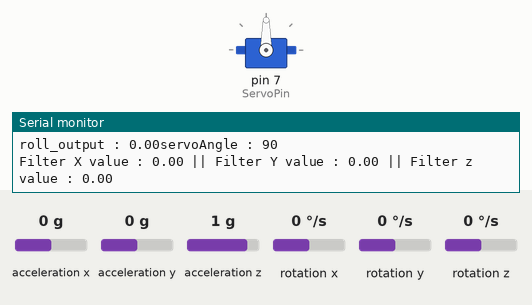
Simulated run of this sketch. Board: Arduino Uno, built with avr-gcc and run on an emulated ATmega328P. Shown: servo, the last lines printed to the serial monitor. Wiring (inferred from the names in the program): MPU-6050 motion sensor at I2C address 0x68. Inputs (shaded band) come from the test bench; at power-on: acceleration x 0 g, rotation y 0 °/s, acceleration z 1 g, acceleration y 0 g, rotation x 0 °/s, rotation z 0 °/s.

Above: at 3.3 s.
3.4 s: acceleration x set to -1.4 g
At 4.26 s:
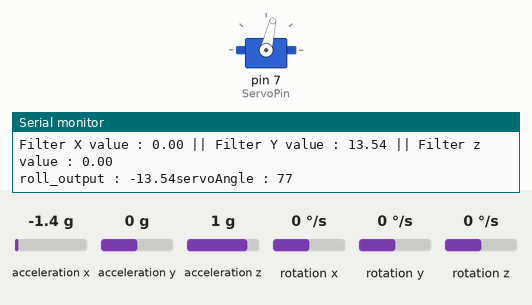
At 6.28 s:
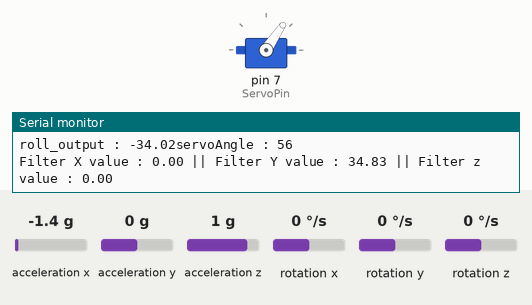
6.4 s: rotation y set to -100 °/s
8.2 s: rotation y set to -192 °/s
At 9.52 s:
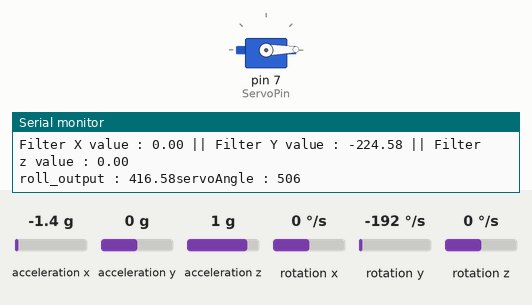
11.2 s: rotation y set to 192 °/s
14.2 s: rotation y set to -192 °/s
At 15.6 s:
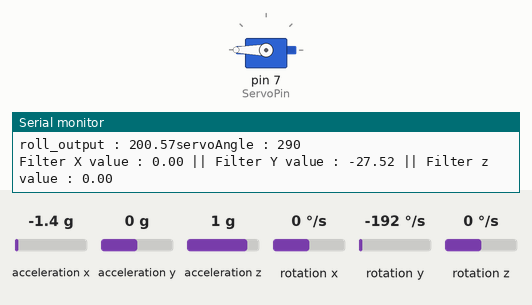
17.2 s: acceleration z set to 0 g
Timing chart, 0 to 21.2 s (numbered marks = the images above; inputs shaded):
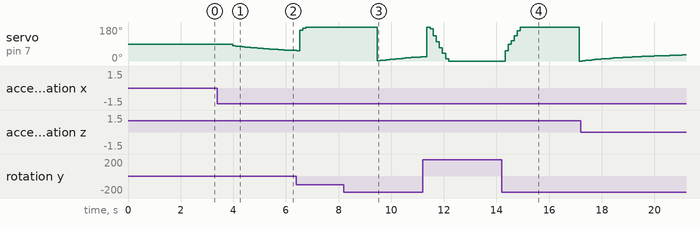

Measured:
- after the input at 3.4 s, servo on pin 7 (ServoPin): moves from 90° to 56° over 2.2 s, starting after 0.58 s
- after the input at 8.2 s, servo on pin 7 (ServoPin): 180° → 1° after 1.3 s, → 3° 0.12 s later, → 5° 0.12 s later, → 7° 0.12 s later, … (15 changes in this stretch)
- after the input at 14.2 s, servo on pin 7 (ServoPin): rises from 0° to 180° in 0.58 s, then falls to 0° in 2.2 s

The sketch:

ControlServoWithGyro.ino
```cpp
#include <Wire.h>
#include <Servo.h>

Servo servo;
int value = 0;

// SCL이 A5
// SDA는 A4

int ServoPin = 7;

#define THROTTLE_MAX 255
#define THROTTLE_MIN 0

//MSP프로토콜 설정//
enum{
  HEAD1,
  HEAD2,
  HEAD3,
  DATASIZE,
  CMD,
  ROLL,
  PICTH,
  YAW,
  THROTTLE,
  AUX,
  CRC,
  PACKETSIZE
};
uint8_t mspPacket[PACKETSIZE];

const int MPU_addr = 0x68; //MPU Address//
int16_t AcX, AcY, AcZ, Tmp, GyX, GyY, GyZ; //가속도 센서값, 자이로 센서값//

//세가지 형태의 Roll, Pitch, Yaw 각도를 저장하기 위한 변수//
float accel_angle_x, accel_angle_y, accel_angle_z;
//float gyro_angle_x, gyro_angle_y, gyro_angle_z;
float filtered_angle_x, filtered_angle_y, filtered_angle_z;

//메시지 출력을 위한 알려주는 변수. extern으로 선언 시 선언된 변수가 어딘가에 있다는 것을 아두이노 소프트웨어에 알릴 때 사용//
extern float roll_output, pitch_output, yaw_output;
extern float motorA_speed, motorB_speed, motorC_speed, motorD_speed;

//보정형 변수//
float baseAcX, baseAcY, baseAcZ;
float baseGyX, baseGyY, baseGyZ;

//시간관련 값//
float dt;
unsigned long t_now;
unsigned long t_prev;

//자이로 센서를 이용한 각도구하기//
float gyro_x, gyro_y, gyro_z;

//이중루프PID에서 제어할 변수들//
float roll_target_angle = 0.0;
float roll_angle_in;
float roll_rate_in;
float roll_stabilize_kp = 1;
float roll_stabilize_ki = 0;
float roll_rate_kp = 1;
float roll_rate_ki = 0;
float roll_stabilize_iterm;
float roll_rate_iterm;
float roll_output;

float pitch_target_angle = 0.0;
float pitch_angle_in;
float pitch_rate_in;
float pitch_stabilize_kp = 1;
float pitch_stabilize_ki = 0;
float pitch_rate_kp = 1;
float pitch_rate_ki = 0;
float pitch_stabilize_iterm;
float pitch_rate_iterm;
float pitch_output;

float yaw_target_angle = 0.0;
float yaw_angle_in;
float yaw_rate_in;
float yaw_stabilize_kp = 1;
float yaw_stabilize_ki = 0;
float yaw_rate_kp = 1;
float yaw_rate_ki = 0;
float yaw_stabilize_iterm;
float yaw_rate_iterm;
float yaw_output;

float base_roll_target_angle;
float base_pitch_target_angle;
float base_yaw_target_angle;

extern float roll_target_angle;
extern float pitch_target_angle;
extern float yaw_target_angle;

void setup() {
  servo.attach(ServoPin,500,1500);
  initMPU6050();
  Serial.begin(9600);
  calibAccelGyro();
  initDT();
  initYPR(); //Roll, Pitch, Yaw의 초기각도 값을 설정(평균을 구해 초기 각도로 설정, 호버링을 위한 목표 각도로 사용)
}

void loop() {
  // put your main code here, to run repeatedly:
  int degree;
  int servoAngle;

  readAccelGyro();
  calcDT();

  calcAccelYPR(); //가속도 센서 Roll, Pitch, Yaw의 각도를 구하는 루틴
  calcGyroYPR(); //자이로 센서 Roll, Pitch, Yaw의 각도를 구하는 루틴
  calcFilteredYPR(); //상보필터를 적용해 Roll, Pitch, Yaw의 각도를 구하는 루틴

  calcYPRtoDualPID();

  Serial.print("roll_output : ");
  Serial.print(roll_output);

  servoAngle = 90 + int(roll_output);
  Serial.print("servoAngle : ");
  Serial.println(servoAngle);
  if(servoAngle > 80 && servoAngle < 100) {
    servo.write(90);
  }
  else {
    servo.write(servoAngle);
  }

}

void initMPU6050(){
  Wire.begin();
  Wire.beginTransmission(MPU_addr);
  Wire.write(0x6B);
  Wire.write(0);
  Wire.endTransmission(true); //I2C의 제어권을 반환
}

void calibAccelGyro(){
  float sumAcX = 0;
  float sumAcY = 0;
  float sumAcZ = 0;
  float sumGyX = 0;
  float sumGyY = 0;
  float sumGyZ = 0;

  readAccelGyro();

  //초기 보정값은 10번의 가속도 자이로 센서의 값을 받아 해당 평균값을 가진다.
  for(int i=0; i<10; i++){
    readAccelGyro();

    sumAcX += AcX, sumAcY += AcY, sumAcZ += AcZ;
    sumGyX += GyX, sumGyY += GyY, sumGyZ += GyZ;

    delay(100);
  }

  baseAcX = sumAcX / 10;
  baseAcY = sumAcY / 10;
  baseAcZ = sumAcZ / 10;

  baseGyX = sumGyX / 10;
  baseGyY = sumGyY / 10;
  baseGyZ = sumGyZ / 10;
}

void initDT(){
  t_prev = micros(); //초기 t_prev값은 근사값//
}

void initYPR(){
  //초기 호버링의 각도를 잡아주기 위해서 Roll, Pitch, Yaw 상보필터 구하는 과정을 10번 반복한다.//
  for(int i=0; i<10; i++){
    readAccelGyro();
    calcDT();
    calcAccelYPR();
    calcGyroYPR();
    calcFilteredYPR();

    base_roll_target_angle += filtered_angle_y;
    base_pitch_target_angle += filtered_angle_x;
    base_yaw_target_angle += filtered_angle_z;

    delay(100);
  }

  //평균값을 구한다.//
  base_roll_target_angle /= 10;
  base_pitch_target_angle /= 10;
  base_yaw_target_angle /= 10;

  //초기 타겟 각도를 잡아준다.//
  roll_target_angle = base_roll_target_angle;
  pitch_target_angle = base_pitch_target_angle;
  yaw_target_angle = base_yaw_target_angle;
}

void calcDT(){
  t_now = micros();
  dt = (t_now - t_prev) / 1000000.0;
  t_prev = t_now;
}

void calcAccelYPR(){
  float accel_x, accel_y, accel_z;
  float accel_xz, accel_yz;
  const float RADIANS_TO_DEGREES = 180 / 3.14159;

  accel_x = AcX - baseAcX;
  accel_y = AcY - baseAcY;
  accel_z = AcZ + (16384 - baseAcZ);

  //accel_angle_y는 Roll각을 의미//
  accel_yz = sqrt(pow(accel_y, 2) + pow(accel_z, 2));
  accel_angle_y = atan(-accel_x / accel_yz) * RADIANS_TO_DEGREES;

  //accel_angle_x는 Pitch값을 의미//
  accel_xz = sqrt(pow(accel_x, 2) + pow(accel_z, 2));
  accel_angle_x = atan(accel_y / accel_xz) * RADIANS_TO_DEGREES;

  accel_angle_z = 0; //중력 가속도(g)의 방향과 정반대의 방향을 가리키므로 가속도 센서를 이용해서는 회전각을 계산할 수 없다.//
}

void calcGyroYPR(){
  const float GYROXYZ_TO_DEGREES_PER_SEC = 131;

  gyro_x = (GyX - baseGyX) / GYROXYZ_TO_DEGREES_PER_SEC;
  gyro_y = (GyY - baseGyY) / GYROXYZ_TO_DEGREES_PER_SEC;
  gyro_z = (GyZ - baseGyZ) / GYROXYZ_TO_DEGREES_PER_SEC;

}

int calcFilteredYPR(){
  const float ALPHA = 0.96;
  float tmp_angle_x, tmp_angle_y, tmp_angle_z;

  tmp_angle_x = filtered_angle_x + gyro_x * dt;
  tmp_angle_y = filtered_angle_y + gyro_y * dt;
  tmp_angle_z = filtered_angle_z + gyro_z * dt;

  //상보필터 값 구하기(가속도, 자이로 센서의 절충)//
  filtered_angle_x = ALPHA * tmp_angle_x + (1.0-ALPHA) * accel_angle_x;
  filtered_angle_y = ALPHA * tmp_angle_y + (1.0-ALPHA) * accel_angle_y;
  filtered_angle_z = tmp_angle_z;
  Serial.print("Filter X value : ");
  Serial.print(filtered_angle_x);
  Serial.print(" || Filter Y value : ");
  Serial.print(filtered_angle_y);
  Serial.print(" || Filter z value : ");
  Serial.println(filtered_angle_z);

  return filtered_angle_y;
}

void dualPID(float target_angle,
             float angle_in,
             float rate_in,
             float stabilize_kp,
             float stabilize_ki,
             float rate_kp,
             float rate_ki,
             float &stabilize_iterm,
             float &rate_iterm,
             float &output
){
  float angle_error;
  float desired_rate;
  float rate_error;
  float stabilize_pterm, rate_pterm;

  //이중루프PID알고리즘//
  angle_error = target_angle - angle_in;

  stabilize_pterm = stabilize_kp * angle_error;
  stabilize_iterm = stabilize_ki * angle_error * dt; //안정화 적분항//

  desired_rate = stabilize_pterm;

  rate_error = desired_rate - rate_in;

  rate_pterm = rate_kp * rate_error; //각속도 비례항//
  rate_iterm = rate_ki * rate_error * dt; //각속도 적분항//

  output = rate_pterm + rate_iterm + stabilize_iterm; //최종 출력 : 각속도 비례항 + 각속도 적분항 + 안정화 적분항//
}

void readAccelGyro(){
  Wire.beginTransmission(MPU_addr);
  Wire.write(0x3B);
  Wire.endTransmission(false);  //I2C의 제어권을 이어간다//
  Wire.requestFrom(MPU_addr, 14, true);

  //가속도, 자이로 센서의 값을 읽어온다.//
  AcX = Wire.read() << 8|Wire.read();
  AcY = Wire.read() << 8|Wire.read();
  AcZ = Wire.read() << 8|Wire.read();
  Tmp = Wire.read() << 8|Wire.read();
  GyX = Wire.read() << 8|Wire.read();
  GyY = Wire.read() << 8|Wire.read();
  GyZ = Wire.read() << 8|Wire.read();
}

void calcYPRtoDualPID() {
  roll_angle_in = filtered_angle_y;
  roll_rate_in = gyro_y;

  dualPID(roll_target_angle,
          roll_angle_in,
          roll_rate_in,
          roll_stabilize_kp,
          roll_stabilize_ki,
          roll_rate_kp,
          roll_rate_ki,
          roll_stabilize_iterm,
          roll_rate_iterm,
          roll_output
          );
}
```
